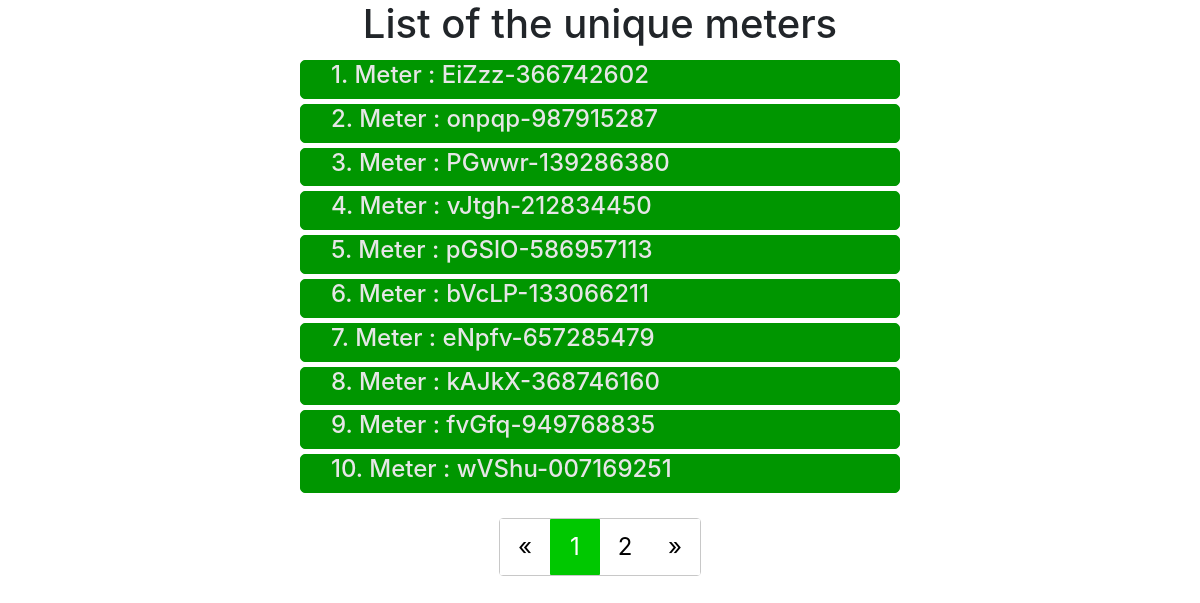
Page /meters on the earlier database version.
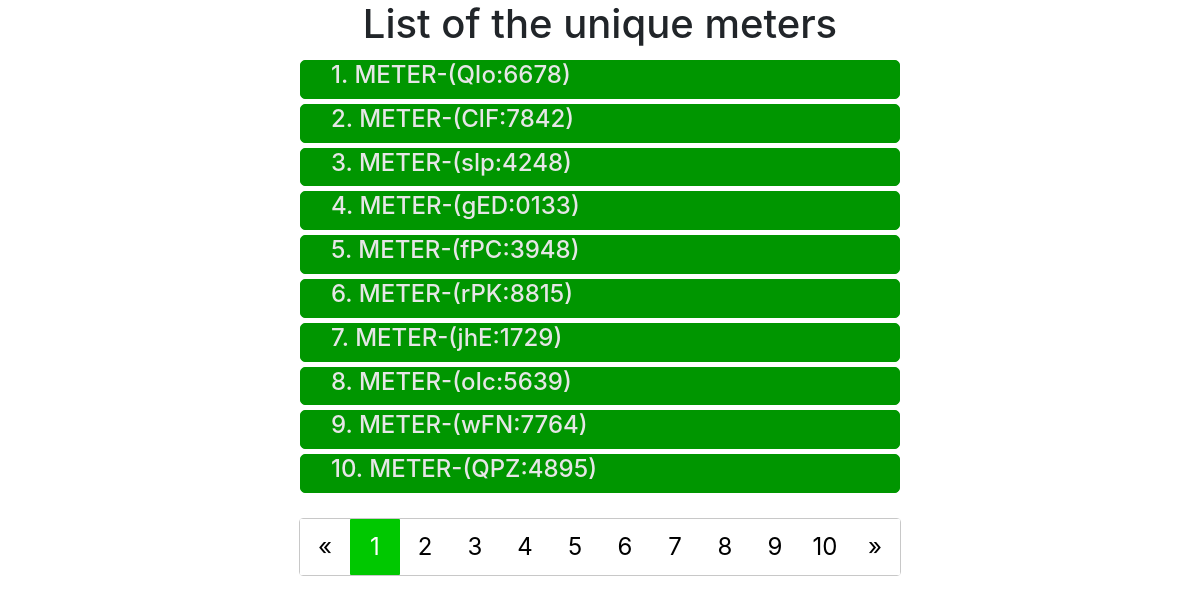
Same page on the later database version.
### database.py (models this page shows, shortened)
class Meter(db.Model):
    __tablename__ = "meters"
    id = db.Column(db.Integer, primary_key=True)
    label = db.Column(db.String)
    def __repr__(self):
        return f"{self.id} - {self.label}"

### api/meter.py (the view)
@meter_routes.route("/meters", methods=["GET"])
def get_meters_list():
    page = request.args.get("page", default=1, type=int)
    per_page = request.args.get("per_page", default=10, type=int)
    query = Meter.query.paginate(page=page, per_page=per_page)
    meters = query.items
    print(meters)
    return render_template(
        "meter.html",
        title="Coding Challenge 1",
        meters=meters,
        page=page,
        pages=query.pages,
        next_num=query.next_num,
        prev_num=query.prev_num,
        has_prev=query.has_prev,
        has_next=query.has_next,
    )

### templates/meter.html
{% extends 'base.html' %}
{% block content %}
<div class="heading">
    <h1 class="center">List of the unique meters</h1>
</div>
<div class="display-box">
    {% for meter in meters %}
    <div class="card">
        <a href='/meters/{{ meter["id"] }}' target="_blank">
            <h2>{{ meter["id"] }}. {{ meter["label"] }}</h2>
        </a>
    </div>
    {% endfor %}
</div>
<div class="buttons-align">
    <div class="pagination">
        {% if has_prev %}
        <a href="/meters?page={{prev_num}}"> &laquo; </a>
        {% else %}
        <a href="" disabled> &laquo; </a>
        {% endif %}
        {% for num in range(1, pages + 1) %}
        {% if num == page %}
        <a href="/meters?page={{num}}" class="active">{{num}}</a>
        {% else %}
        <a href="/meters?page={{num}}">{{num}}</a>
        {% endif %}
        {% endfor %}
        {% if has_next %}
        <a href="/meters?page={{next_num}}"> &raquo; </a>
        {% else %}
        <a href="" disabled> &raquo; </a>
        {% endif %}
    </div>
</div>
{% endblock %}

### templates/base.html (shortened to what this page needs)
<!DOCTYPE html>
<html lang="en">
<head>
    <link rel="stylesheet" href="https://maxcdn.bootstrapcdn.com/bootstrap/4.0.0/css/bootstrap.min.css" rel="nofollow"
>
    <link rel="stylesheet" href="{{ url_for('static', filename='style.css') }}">
</head>
<body>
    <div class="content">
        {% block content %} {% endblock %}
    </div>
</body>
</html>

### static/style.css (style rules this page uses)
:root { --big_font: 24px; --small_font: 16px; --dark_green: rgb(0, 150, 0); --light_green: rgb(0, 200, 0); --box-size: 50px; }
a { text-decoration: none !important; }
.center { text-align: center; }
.display-box { margin-top: 1%; }
h2 { font-size: var(--big_font); color: rgb(230, 230, 230); }
.card { background: var(--dark_green); margin: 5px auto; border: 1px var(--dark_green) solid; padding-left: 30px; width: 40%; min-width: 600px; border-radius: 5px; }
.buttons-align { display: flex; justify-content: center; }
.pagination { margin: 20px auto; border: 1px rgb(200, 200, 200) solid; display: flex; justify-content: center; }
.pagination a { border-radius: 1px; background: white; width: auto; min-width: var(--box-size); height: auto; text-align: center; font-size: var(--big_font); color: black; padding: 10px 10px; margin: auto auto; }
.pagination a.active { border-radius: 1px; background: var(--light_green); width: auto; min-width: var(--box-size); height: auto; text-align: center; font-size: var(--big_font); color: white; padding: auto 10px; margin: auto auto; }

Differences in the rows shown:
changed Meter id 1: label "Meter : EiZzz-366742602" → "METER-(QIo:6678)"
changed Meter id 2: label "Meter : onpqp-987915287" → "METER-(ClF:7842)"
changed Meter id 3: label "Meter : PGwwr-139286380" → "METER-(slp:4248)"
changed Meter id 4: label "Meter : vJtgh-212834450" → "METER-(gED:0133)"
changed Meter id 5: label "Meter : pGSlO-586957113" → "METER-(fPC:3948)"
changed Meter id 6: label "Meter : bVcLP-133066211" → "METER-(rPK:8815)"
changed Meter id 7: label "Meter : eNpfv-657285479" → "METER-(jhE:1729)"
changed Meter id 8: label "Meter : kAJkX-368746160" → "METER-(oIc:5639)"
changed Meter id 9: label "Meter : fvGfq-949768835" → "METER-(wFN:7764)"
changed Meter id 10: label "Meter : wVShu-007169251" → "METER-(QPZ:4895)"
Other differences:
new list line: "3"
new list line: "4"
new list line: "5"
new list line: "6"
new list line: "7"
new list line: "8"
new list line: "9"
new list line: "10"
